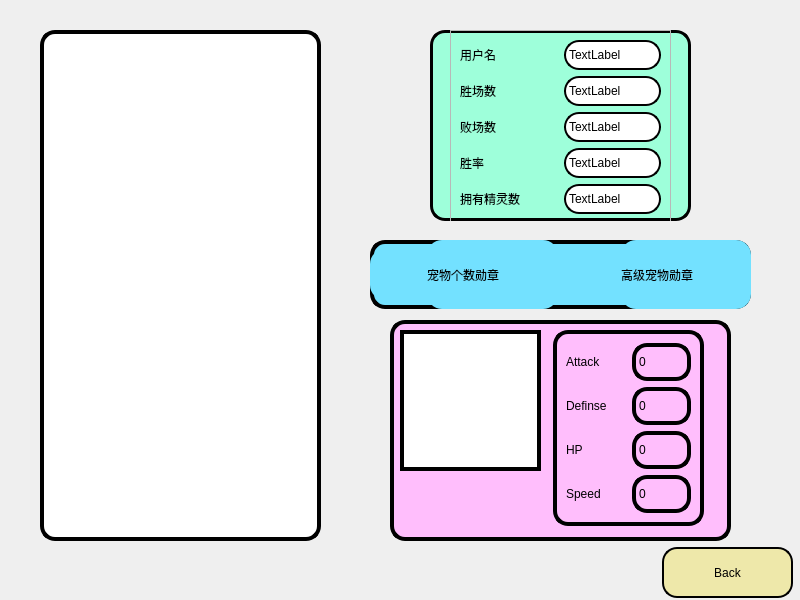
<?xml version="1.0" encoding="UTF-8"?>
<ui version="4.0">
 <class>PackWidget</class>
 <widget class="QWidget" name="PackWidget">
  <property name="geometry">
   <rect>
    <x>0</x>
    <y>0</y>
    <width>800</width>
    <height>600</height>
   </rect>
  </property>
  <property name="minimumSize">
   <size>
    <width>800</width>
    <height>600</height>
   </size>
  </property>
  <property name="maximumSize">
   <size>
    <width>800</width>
    <height>600</height>
   </size>
  </property>
  <property name="windowTitle">
   <string>Form</string>
  </property>
  <property name="styleSheet">
   <string notr="true"/>
  </property>
  <widget class="QPushButton" name="pushButtonBack">
   <property name="geometry">
    <rect>
     <x>662</x>
     <y>547</y>
     <width>131</width>
     <height>51</height>
    </rect>
   </property>
   <property name="styleSheet">
    <string notr="true">

QPushButton {
	font: 75 14pt &quot;Segoe Print&quot;;
    background-color: palegoldenrod;
   border-color: rgb(16, 16, 16);
	border: 2px solid rgb(0,0,0);
	border-radius : 15px;
}

QPushButton:hover {
   background-color: khaki;
}

/* Increase the padding, so the text is shifted when the button is
   pressed. */
QPushButton:pressed {
    padding-left: 5px;
    padding-top: 5px;
    background-color: #d0d67c;
}
</string>
   </property>
   <property name="text">
    <string>Back</string>
   </property>
  </widget>
  <widget class="QListView" name="listViewPokemon">
   <property name="geometry">
    <rect>
     <x>40</x>
     <y>30</y>
     <width>281</width>
     <height>511</height>
    </rect>
   </property>
   <property name="styleSheet">
    <string notr="true">font: 75 10pt &quot;Segoe Print&quot;;
background-color:rgb(255, 255, 255);
border-color: rgb(16, 16, 16);
border: 4px solid rgb(0,0,0);
border-radius : 15px;</string>
   </property>
  </widget>
  <widget class="QWidget" name="widget" native="true">
   <property name="geometry">
    <rect>
     <x>430</x>
     <y>30</y>
     <width>261</width>
     <height>191</height>
    </rect>
   </property>
   <property name="styleSheet">
    <string notr="true">#widget
{
background-color: rgb(158, 255, 218);
border: 3px solid rgb(0,0,0);
border-radius : 15px;
}
</string>
   </property>
   <widget class="QFrame" name="frame">
    <property name="geometry">
     <rect>
      <x>20</x>
      <y>0</y>
      <width>221</width>
      <height>194</height>
     </rect>
    </property>
    <property name="styleSheet">
     <string notr="true">#widget
{
background-color: rgb(158, 255, 218);
border: 3px solid rgb(0,0,0);
border-radius : 15px;
}
</string>
    </property>
    <property name="frameShape">
     <enum>QFrame::StyledPanel</enum>
    </property>
    <property name="frameShadow">
     <enum>QFrame::Raised</enum>
    </property>
    <layout class="QGridLayout" name="gridLayout">
     <item row="0" column="0">
      <widget class="QLabel" name="label_5">
       <property name="styleSheet">
        <string notr="true">
font: 10pt &quot;幼圆&quot;;</string>
       </property>
       <property name="text">
        <string>用户名</string>
       </property>
      </widget>
     </item>
     <item row="0" column="1">
      <widget class="QLabel" name="labelUserName">
       <property name="styleSheet">
        <string notr="true">font: 75 10pt &quot;Segoe Print&quot;;
background-color: rgb(255, 255, 255);
border-color: rgb(16, 16, 16);
border: 2px solid rgb(0,0,0);
border-radius : 15px;</string>
       </property>
       <property name="text">
        <string>TextLabel</string>
       </property>
      </widget>
     </item>
     <item row="1" column="0">
      <widget class="QLabel" name="label_2">
       <property name="styleSheet">
        <string notr="true">
font: 10pt &quot;幼圆&quot;;</string>
       </property>
       <property name="text">
        <string>胜场数</string>
       </property>
      </widget>
     </item>
     <item row="1" column="1">
      <widget class="QLabel" name="labelWinCount">
       <property name="styleSheet">
        <string notr="true">font: 75 10pt &quot;Segoe Print&quot;;
background-color: rgb(255, 255, 255);
border-color: rgb(16, 16, 16);
border: 2px solid rgb(0,0,0);
border-radius : 15px;</string>
       </property>
       <property name="text">
        <string>TextLabel</string>
       </property>
      </widget>
     </item>
     <item row="2" column="0">
      <widget class="QLabel" name="label_3">
       <property name="styleSheet">
        <string notr="true">
font: 10pt &quot;幼圆&quot;;</string>
       </property>
       <property name="text">
        <string>败场数</string>
       </property>
      </widget>
     </item>
     <item row="2" column="1">
      <widget class="QLabel" name="labelLostCount">
       <property name="styleSheet">
        <string notr="true">font: 75 10pt &quot;Segoe Print&quot;;
background-color: rgb(255, 255, 255);
border-color: rgb(16, 16, 16);
border: 2px solid rgb(0,0,0);
border-radius : 15px;</string>
       </property>
       <property name="text">
        <string>TextLabel</string>
       </property>
      </widget>
     </item>
     <item row="3" column="0">
      <widget class="QLabel" name="label_4">
       <property name="styleSheet">
        <string notr="true">
font: 10pt &quot;幼圆&quot;;</string>
       </property>
       <property name="text">
        <string>胜率</string>
       </property>
      </widget>
     </item>
     <item row="3" column="1">
      <widget class="QLabel" name="labelWinRate">
       <property name="styleSheet">
        <string notr="true">font: 75 10pt &quot;Segoe Print&quot;;
background-color: rgb(255, 255, 255);
border-color: rgb(16, 16, 16);
border: 2px solid rgb(0,0,0);
border-radius : 15px;</string>
       </property>
       <property name="text">
        <string>TextLabel</string>
       </property>
      </widget>
     </item>
     <item row="4" column="0">
      <widget class="QLabel" name="label_11">
       <property name="styleSheet">
        <string notr="true">
font: 10pt &quot;幼圆&quot;;</string>
       </property>
       <property name="text">
        <string>拥有精灵数</string>
       </property>
      </widget>
     </item>
     <item row="4" column="1">
      <widget class="QLabel" name="labelPCount">
       <property name="styleSheet">
        <string notr="true">font: 75 10pt &quot;Segoe Print&quot;;
background-color: rgb(255, 255, 255);
border-color: rgb(16, 16, 16);
border: 2px solid rgb(0,0,0);
border-radius : 15px;</string>
       </property>
       <property name="text">
        <string>TextLabel</string>
       </property>
      </widget>
     </item>
    </layout>
   </widget>
  </widget>
  <widget class="QWidget" name="widgetPokemonShow" native="true">
   <property name="geometry">
    <rect>
     <x>390</x>
     <y>320</y>
     <width>341</width>
     <height>221</height>
    </rect>
   </property>
   <property name="styleSheet">
    <string notr="true">font: 75 10pt &quot;Segoe Print&quot;;
background-color: rgb(255, 190, 252);
border-color: rgb(16, 16, 16);
border: 4px solid rgb(0,0,0);
border-radius : 15px;</string>
   </property>
   <widget class="QLabel" name="labelPic">
    <property name="geometry">
     <rect>
      <x>10</x>
      <y>10</y>
      <width>141</width>
      <height>141</height>
     </rect>
    </property>
    <property name="styleSheet">
     <string notr="true">font: 75 10pt &quot;Segoe Print&quot;;

background-color: rgb(255, 255, 255);
border-color: rgb(16, 16, 16);
border: 4px solid rgb(0,0,0);
border-radius : 1px;</string>
    </property>
    <property name="text">
     <string/>
    </property>
   </widget>
   <widget class="QFrame" name="frame_2">
    <property name="geometry">
     <rect>
      <x>163</x>
      <y>10</y>
      <width>151</width>
      <height>196</height>
     </rect>
    </property>
    <property name="frameShape">
     <enum>QFrame::StyledPanel</enum>
    </property>
    <property name="frameShadow">
     <enum>QFrame::Raised</enum>
    </property>
    <layout class="QGridLayout" name="gridLayout_2">
     <item row="2" column="0">
      <widget class="QLabel" name="label_8">
       <property name="styleSheet">
        <string notr="true">border: 0px solid rgb(0,0,0);</string>
       </property>
       <property name="text">
        <string>HP</string>
       </property>
      </widget>
     </item>
     <item row="3" column="0">
      <widget class="QLabel" name="label_9">
       <property name="styleSheet">
        <string notr="true">border: 0px solid rgb(0,0,0);</string>
       </property>
       <property name="text">
        <string>Speed</string>
       </property>
      </widget>
     </item>
     <item row="3" column="1">
      <widget class="QLabel" name="labelSpeed">
       <property name="text">
        <string>0</string>
       </property>
      </widget>
     </item>
     <item row="1" column="0">
      <widget class="QLabel" name="label_7">
       <property name="styleSheet">
        <string notr="true">border: 0px solid rgb(0,0,0);</string>
       </property>
       <property name="text">
        <string>Definse</string>
       </property>
      </widget>
     </item>
     <item row="0" column="0">
      <widget class="QLabel" name="label_6">
       <property name="styleSheet">
        <string notr="true">font: 75 10pt &quot;Segoe Print&quot;;
background-color: rgb(255, 190, 252);
border-color: rgb(16, 16, 16);
border: 0px solid rgb(0,0,0);
border-radius : 15px;</string>
       </property>
       <property name="text">
        <string>Attack</string>
       </property>
      </widget>
     </item>
     <item row="2" column="1">
      <widget class="QLabel" name="labelHP">
       <property name="text">
        <string>0</string>
       </property>
      </widget>
     </item>
     <item row="0" column="1">
      <widget class="QLabel" name="labelAttack">
       <property name="text">
        <string>0</string>
       </property>
      </widget>
     </item>
     <item row="1" column="1">
      <widget class="QLabel" name="labelDefinse">
       <property name="text">
        <string>0</string>
       </property>
      </widget>
     </item>
    </layout>
   </widget>
  </widget>
  <widget class="QWidget" name="widget_2" native="true">
   <property name="geometry">
    <rect>
     <x>370</x>
     <y>240</y>
     <width>381</width>
     <height>69</height>
    </rect>
   </property>
   <property name="styleSheet">
    <string notr="true">font: 75 10pt &quot;Segoe Print&quot;;
background-color: rgb(115, 225, 255);
border-color: rgb(16, 16, 16);
border: 4px solid rgb(0,0,0);
border-radius : 15px;</string>
   </property>
   <layout class="QHBoxLayout" name="horizontalLayout">
    <item>
     <widget class="QLabel" name="labelMedal0Pic">
      <property name="minimumSize">
       <size>
        <width>51</width>
        <height>51</height>
       </size>
      </property>
      <property name="maximumSize">
       <size>
        <width>51</width>
        <height>51</height>
       </size>
      </property>
      <property name="styleSheet">
       <string notr="true">

border: 0px solid rgb(0,0,0);
</string>
      </property>
      <property name="text">
       <string/>
      </property>
     </widget>
    </item>
    <item>
     <widget class="QLabel" name="labelMedal0Text">
      <property name="styleSheet">
       <string notr="true">
font: 10pt &quot;幼圆&quot;;

border: 0px solid rgb(0,0,0);
</string>
      </property>
      <property name="text">
       <string>宠物个数勋章</string>
      </property>
     </widget>
    </item>
    <item>
     <widget class="QLabel" name="labelMedal1Pic">
      <property name="minimumSize">
       <size>
        <width>51</width>
        <height>51</height>
       </size>
      </property>
      <property name="maximumSize">
       <size>
        <width>51</width>
        <height>51</height>
       </size>
      </property>
      <property name="styleSheet">
       <string notr="true">

border: 0px solid rgb(0,0,0);
</string>
      </property>
      <property name="text">
       <string/>
      </property>
     </widget>
    </item>
    <item>
     <widget class="QLabel" name="labelMedal1Text">
      <property name="styleSheet">
       <string notr="true">
font: 10pt &quot;幼圆&quot;;

border: 0px solid rgb(0,0,0);
</string>
      </property>
      <property name="text">
       <string>高级宠物勋章</string>
      </property>
     </widget>
    </item>
   </layout>
  </widget>
 </widget>
 <resources/>
 <connections/>
</ui>
